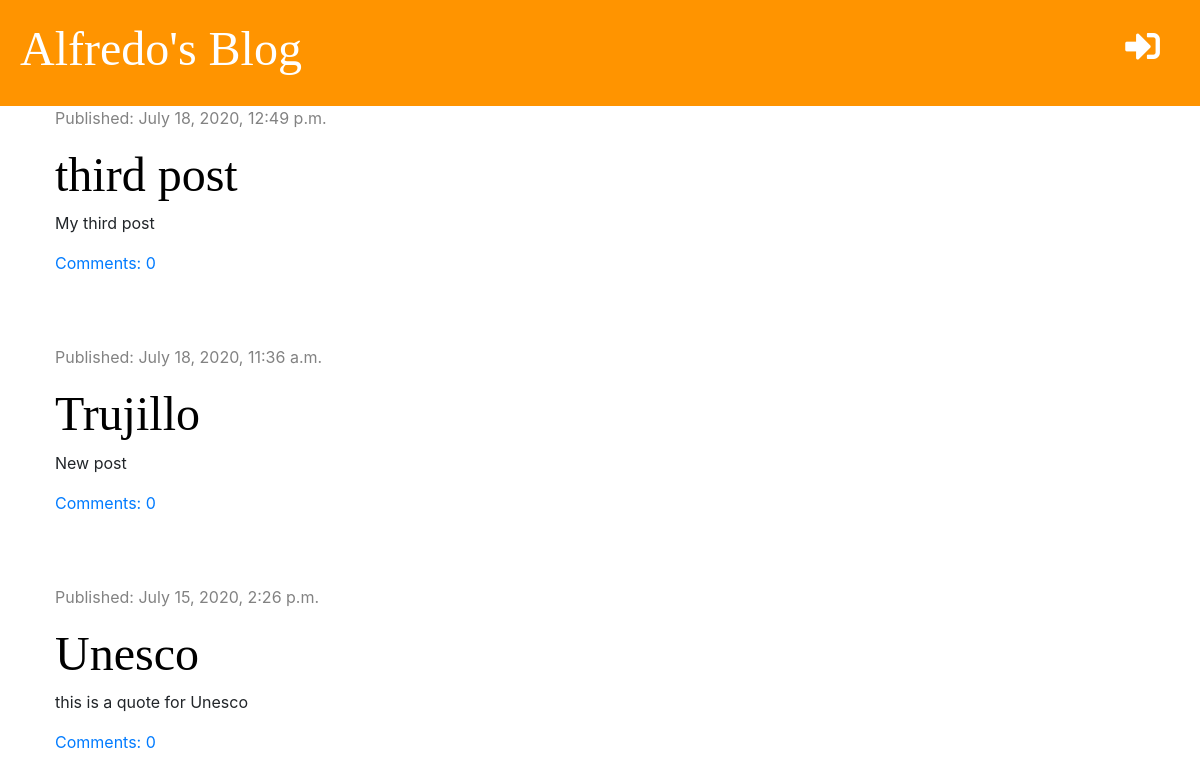
/, run on an earlier commit of the app's database.
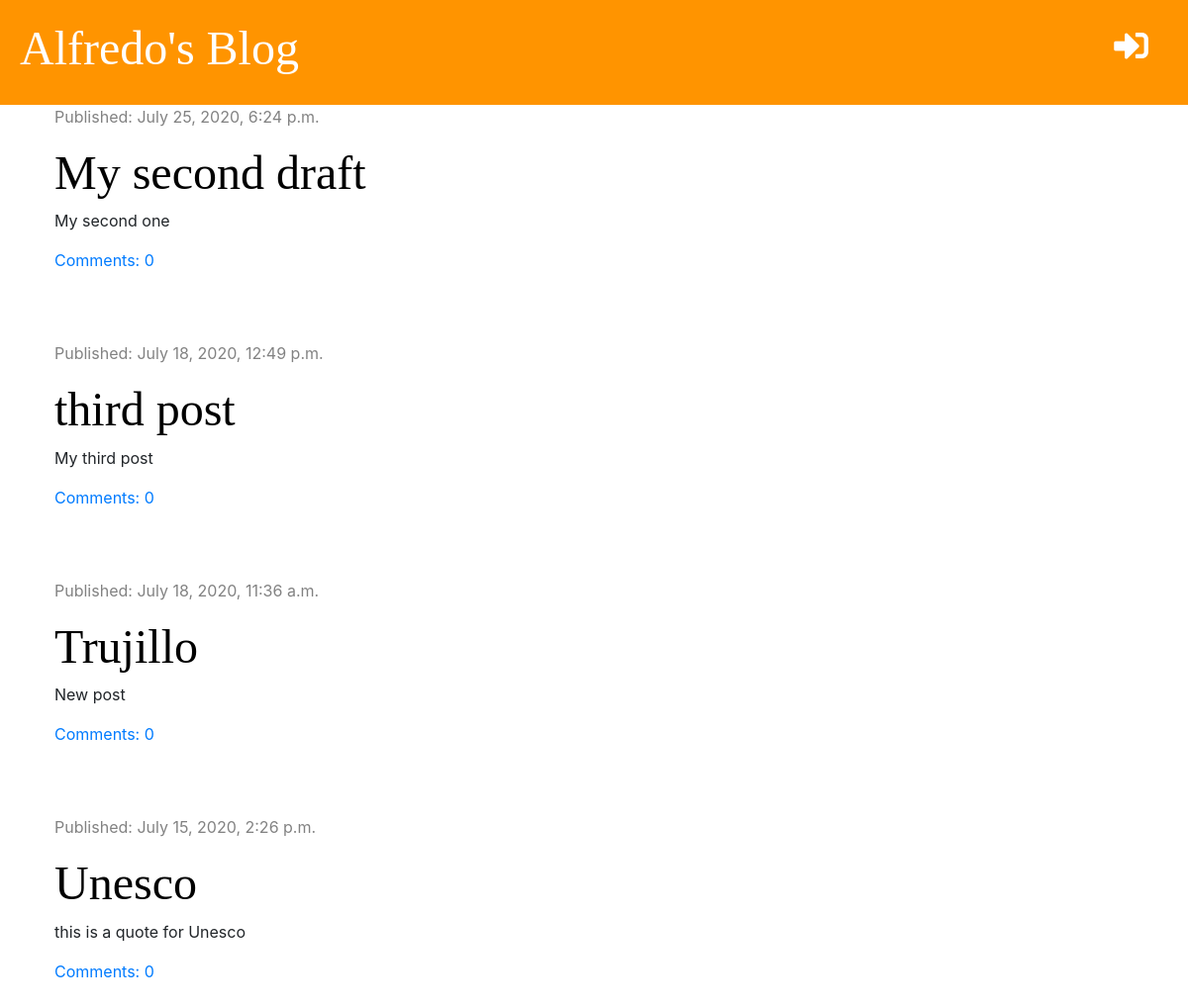
And on a later commit of the database.
### blog/models.py (models this page shows, shortened)
class Post(models.Model):
    author = models.ForeignKey('auth.User', on_delete=models.CASCADE)
    title = models.CharField(max_length=200)
    text = models.TextField()
    created_date = models.DateTimeField(default= timezone.now)
    published_date = models.DateTimeField(blank=True, null=True)
    def approved_comments(self):
        return self.comments.filter(approved=True)

### blog/views.py (the view)
# urls.py: path('', views.post_list, name='post_list'),
def post_list(request):
    posts = Post.objects.filter(published_date__lte=timezone.now()).order_by('-published_date')
    stuff_for_frontend = {'posts': posts}
    return render(request, 'blog/post_list.html', stuff_for_frontend)

### blog/templates/blog/post_list.html (shortened to what this page needs)
{% extends 'blog/base.html' %}
{% block content %}
    {% for post in posts %}
        <div class="post">
            <div class="date">
                <p>Published: {{ post.published_date }}</p>
            </div>
            <h1><a href="{% url 'post_detail' pk=post.pk %}">{{ post.title }}</a></h1>
            <p>{{ post.text|linebreaksbr }}</p>
            <a href="{% url 'post_detail' pk=post.pk %}">Comments: {{ post.approved_comments.count }}</a>
        </div>
    {% endfor %}
{% endblock %}

What changed in the data, as far as the page shows it:
now on this page (row edited): Post: published_date "July 25, 2020, 6:24 p.m.", title "My second draft", text "My second one", approved_comments.count "0"
